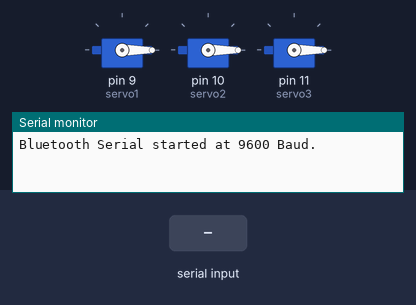
This sketch was run on a simulated Arduino Mega 2560, built with avr-gcc and run on an emulated ATmega2560. Parts: 3 × servo, the last lines printed to the serial monitor. The test bench sets the inputs (shaded band).

Above: at 1.2 s.
1.3 s: "reset\n" received over the second serial link
At 1.8 s:
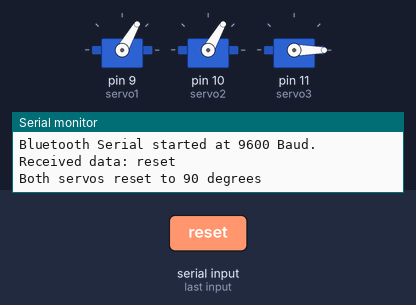
2.8 s: "rotate\n" received over the second serial link
At 4.2 s:
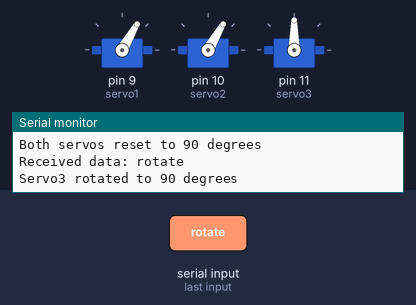
Timing chart, 0 to 5.8 s (numbered marks = the images above; inputs shaded):
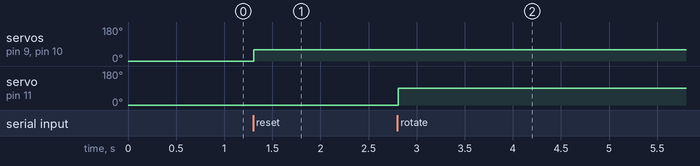

Measured:
- after the input at 1.3 s, servo on pin 9 (servo1), servo on pin 10 (servo2): 0° → 60° at once
- after the input at 2.8 s, servo on pin 11 (servo3): 0° → 90° at once

The sketch:

sketch_feb4a.ino
```cpp
#include <Servo.h>

Servo servo1;
Servo servo2;
Servo servo3;

int currentAngle1 = 90; // 初始化当前角度为90度
int currentAngle2 = 90; // 初始化当前角度为90度
int currentAngle1_r;
int currentAngle2_r;
int servo3Angle = 0; // 用于跟踪servo3的角度，初始设为0度


void setup() {
  Serial.begin(9600); // 用于调试的串口
  Serial1.begin(9600); // HC-05默认波特率
  servo1.attach(9);  // 第一个伺服电机连接到引脚90
  servo2.attach(10); // 第二个伺服电机连接到引脚10
  servo3.attach(11); // 将servo3连接到引脚11
  Serial.println("Bluetooth Serial started at 9600 Baud.");

  servo1.write(currentAngle1_r);
  servo2.write(currentAngle2_r);
  servo3.write(servo3Angle); // 设置servo3到初始位置
}

void convertToAngles(int x, int y, int *angleX, int *angleY) {
    *angleX = (x / -540.0) * 90.0;
    *angleY = (y / 1000.0) * 90.0;
}

void loop() {
  if (Serial1.available() > 0) {
    String data = Serial1.readStringUntil('\n');
    data.trim(); // 清除可能的前后空格
    Serial.println("Received data: " + data); // 打印接收到的完整数据


    // 检查是否接收到重置命令 'R'
    if (data == "reset") {
      currentAngle1 = 90;
      currentAngle2 = 90;
      currentAngle1_r = (currentAngle1)*0.667;
      currentAngle2_r = (currentAngle2)*0.667;
      servo1.write(currentAngle1_r);
      servo2.write(currentAngle2_r);
      Serial.println("Both servos reset to 90 degrees");
    }  else if (data == "rotate") {
      // 切换servo3的状态
      servo3Angle = servo3Angle == 0 ? 90 : 0; // 如果当前角度是0，则切换到90度，否则切换到0度
      servo3.write(servo3Angle);
      Serial.println("Servo3 rotated to " + String(servo3Angle) + " degrees");
    } else {
      int xIndex = data.indexOf('x');
      int yIndex = data.indexOf('y');

      if (xIndex != -1 && yIndex != -1) {
        String xValue = data.substring(xIndex + 1, yIndex);
        xValue.trim();
        String yValue = data.substring(yIndex + 1);
        yValue.trim();

        int angleChange1 = xValue.toInt();
        int angleChange2 = yValue.toInt();

        // 应用转换
        convertToAngles(angleChange1, angleChange2, &angleChange1, &angleChange2);

        Serial.println("Parsed angles: x=" + String(angleChange1) + ", y=" + String(angleChange2)); // 打印解析后的角度值

        currentAngle1 += angleChange1;
        currentAngle2 += angleChange2;

        currentAngle1 = constrain(currentAngle1, 0, 180);
        currentAngle2 = constrain(currentAngle2, 0, 180);

        currentAngle1_r= (currentAngle1)*0.667;
        currentAngle2_r= (currentAngle2)*0.667;

        servo1.write(currentAngle1_r);
        servo2.write(currentAngle2_r);

        Serial.println("Angle change applied. New angles: x=" + String(currentAngle1) + ", y=" + String(currentAngle2));
      } else {
        Serial.println("Invalid data format");
      }
    }
  }
}
```
